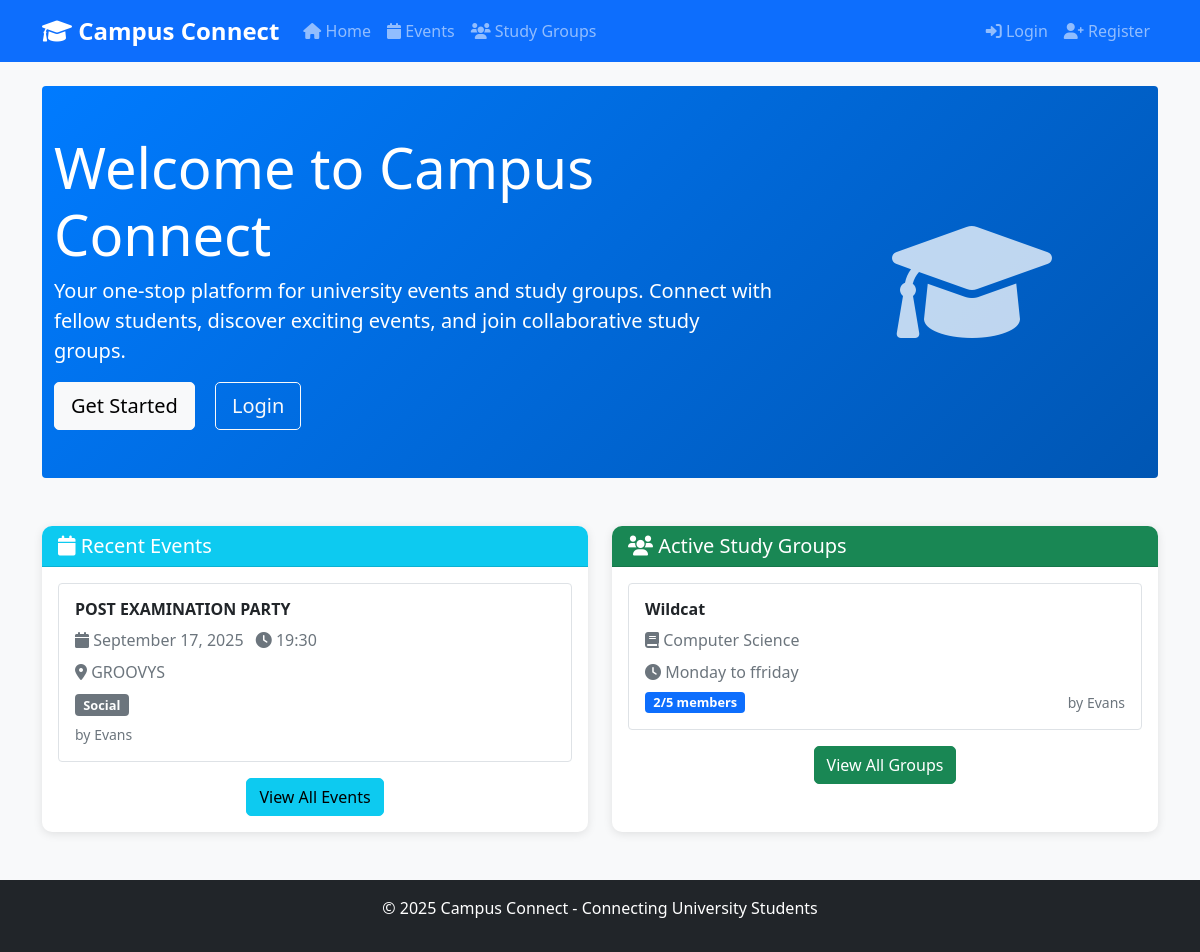
The page / on the database its author committed.
### app.py (models this page shows)
class Event(db.Model):
    id = db.Column(db.Integer, primary_key=True)
    title = db.Column(db.String(200), nullable=False)
    description = db.Column(db.Text, nullable=True)
    date = db.Column(db.Date, nullable=False)
    time = db.Column(db.String(20), nullable=True)
    location = db.Column(db.String(200), nullable=True)
    category = db.Column(db.String(50), nullable=False)  # academic, social, sports, etc.
    creator_id = db.Column(db.Integer, db.ForeignKey('user.id'), nullable=False)
    created_at = db.Column(db.DateTime, default=datetime.utcnow)
    is_active = db.Column(db.Boolean, default=True)

class User(UserMixin, db.Model):
    id = db.Column(db.Integer, primary_key=True)
    username = db.Column(db.String(80), unique=True, nullable=False)
    email = db.Column(db.String(120), unique=True, nullable=False)
    full_name = db.Column(db.String(100), nullable=False)
    course = db.Column(db.String(100), nullable=True)
    year_of_study = db.Column(db.Integer, nullable=True)
    bio = db.Column(db.Text, nullable=True)
    created_at = db.Column(db.DateTime, default=datetime.utcnow)
    events_created = db.relationship('Event', backref='creator', lazy=True)
    study_groups_created = db.relationship('StudyGroup', backref='creator', lazy=True)

class StudyGroup(db.Model):
    id = db.Column(db.Integer, primary_key=True)
    name = db.Column(db.String(200), nullable=False)
    subject = db.Column(db.String(100), nullable=False)
    description = db.Column(db.Text, nullable=True)
    max_members = db.Column(db.Integer, default=10)
    meeting_time = db.Column(db.String(100), nullable=True)
    location = db.Column(db.String(200), nullable=True)
    creator_id = db.Column(db.Integer, db.ForeignKey('user.id'), nullable=False)
    created_at = db.Column(db.DateTime, default=datetime.utcnow)
    is_active = db.Column(db.Boolean, default=True)
    members = db.relationship('User', secondary='study_group_members', backref='study_groups')

### app.py (the view)
@app.route('/')
def index():
    recent_events = Event.query.filter(Event.is_active == True).order_by(Event.date.desc()).limit(5).all()
    active_groups = StudyGroup.query.filter(StudyGroup.is_active == True).limit(5).all()
    return render_template('index.html', events=recent_events, groups=active_groups)

### templates/index.html (shortened to what this page needs)
{% extends "base.html" %}
{% block content %}
<div class="hero-section bg-primary text-white py-5 mb-5 rounded">
    <div class="container">
        <div class="row align-items-center">
            <div class="col-md-8">
                <h1 class="display-4">Welcome to Campus Connect</h1>
                <p class="lead">Your one-stop platform for university events and study groups. Connect with fellow students, discover exciting events, and join collaborative study groups.</p>
                {% if not current_user.is_authenticated %}
                <a href="{{ url_for('register') }}" class="btn btn-light btn-lg me-3">Get Started</a>
                <a href="{{ url_for('login') }}" class="btn btn-outline-light btn-lg">Login</a>
                {% endif %}
            </div>
            <div class="col-md-4 text-center">
                <i class="fas fa-graduation-cap fa-8x opacity-75"></i>
            </div>
        </div>
    </div>
</div>
<div class="row">
    <div class="col-md-6">
        <div class="card h-100">
            <div class="card-header bg-info text-white">
                <h5 class="card-title mb-0">
                    <i class="fas fa-calendar"></i> Recent Events
                </h5>
            </div>
            <div class="card-body">
                {% if events %}
                    {% for event in events %}
                    <div class="event-item mb-3 p-3 border rounded">
                        <h6 class="fw-bold">{{ event.title }}</h6>
                        <p class="text-muted mb-2">
                            <i class="fas fa-calendar"></i> {{ event.date.strftime('%B %d, %Y') }}
                            {% if event.time %}
                                <i class="fas fa-clock ms-2"></i> {{ event.time }}
                            {% endif %}
                        </p>
                        {% if event.location %}
                        <p class="text-muted mb-2">
                            <i class="fas fa-map-marker-alt"></i> {{ event.location }}
                        </p>
                        {% endif %}
                        <span class="badge bg-secondary">{{ event.category.title() }}</span>
                        <small class="text-muted d-block mt-2">by {{ event.creator.full_name }}</small>
                    </div>
                    {% endfor %}
                    <div class="text-center mt-3">
                        <a href="{{ url_for('events') }}" class="btn btn-info">View All Events</a>
                    </div>
                {% else %}
                    <p class="text-muted">No events available yet. Be the first to create one!</p>
                    {% if current_user.is_authenticated %}
                    <a href="{{ url_for('create_event') }}" class="btn btn-primary">Create Event</a>
                    {% endif %}
                {% endif %}
            </div>
        </div>
    </div>
    <div class="col-md-6">
        <div class="card h-100">
            <div class="card-header bg-success text-white">
                <h5 class="card-title mb-0">
                    <i class="fas fa-users"></i> Active Study Groups
                </h5>
            </div>
            <div class="card-body">
                {% if groups %}
                    {% for group in groups %}
                    <div class="group-item mb-3 p-3 border rounded">
                        <h6 class="fw-bold">{{ group.name }}</h6>
                        <p class="text-muted mb-2">
                            <i class="fas fa-book"></i> {{ group.subject }}
                        </p>
                        {% if group.meeting_time %}
                        <p class="text-muted mb-2">
                            <i class="fas fa-clock"></i> {{ group.meeting_time }}
                        </p>
                        {% endif %}
                        <div class="d-flex justify-content-between align-items-center">
                            <span class="badge bg-primary">{{ group.members|length }}/{{ group.max_members }} members</span>
                            <small class="text-muted">by {{ group.creator.full_name }}</small>
                        </div>
                    </div>
                    {% endfor %}
                    <div class="text-center mt-3">
                        <a href="{{ url_for('study_groups') }}" class="btn btn-success">View All Groups</a>
                    </div>
                {% else %}
                    <p class="text-muted">No study groups available yet. Be the first to create one!</p>
                    {% if current_user.is_authenticated %}
                    <a href="{{ url_for('create_study_group') }}" class="btn btn-success">Create Study Group</a>
                    {% endif %}
                {% endif %}
            </div>
        </div>
    </div>
</div>
{% endblock %}

### static/css/style.css (style rules this page uses)
body { background-color: #f8f9fa; }
.hero-section { border-radius: 10px; background: linear-gradient(135deg, #007bff 0%, #0056b3 100%); }
.card { border-radius: 10px; box-shadow: 0 2px 10px rgba(0,0,0,0.1); transition: transform 0.2s; border: none; }
.event-item, .group-item { transition: all 0.2s; border: 1px solid #dee2e6 !important; }
.badge { font-size: 0.8em; }
.btn { border-radius: 5px; transition: all 0.2s; }
.card-header { border-radius: 10px 10px 0 0 !important; font-weight: 600; }

### rows shown on the page
Event: title "POST EXAMINATION PARTY", date "September 17, 2025", time "19:30", location "GROOVYS", category "Social", creator.full_name "Evans"
StudyGroup: name "Wildcat", subject "Computer Science", meeting_time "Monday to ffriday", members|length "2", max_members "5", creator.full_name "Evans"
